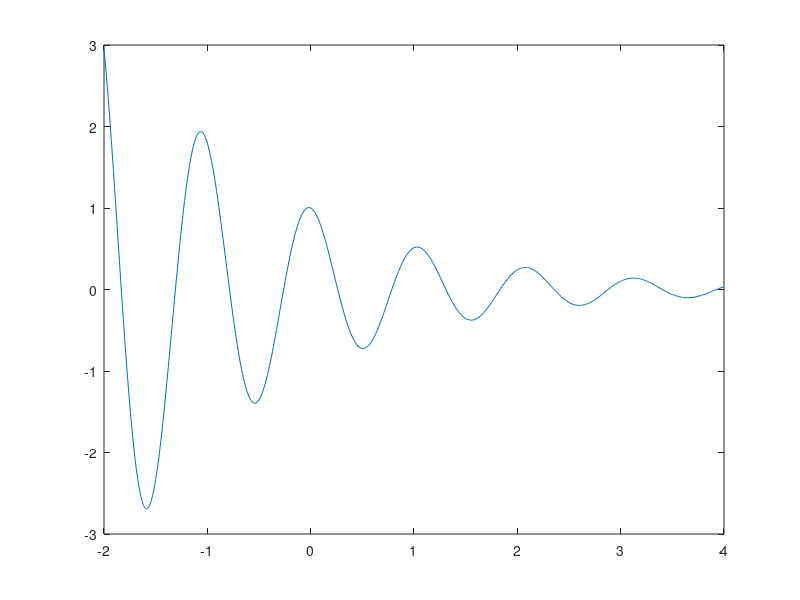

MATLAB code for this plot:
%%% Plot the function y=(3.5^(0.5x))cos(6x)  
%%% for the range -2 to 4, include an input for step size

close all
clear all
clc

%figure
s=0.01                       %s=stepsize
x=-2:s:4
y=3.5.^(-0.5*x).*cos(6*x)
plot(x,y)
xlabel('x')
ylabel('y')
plot(x,y)